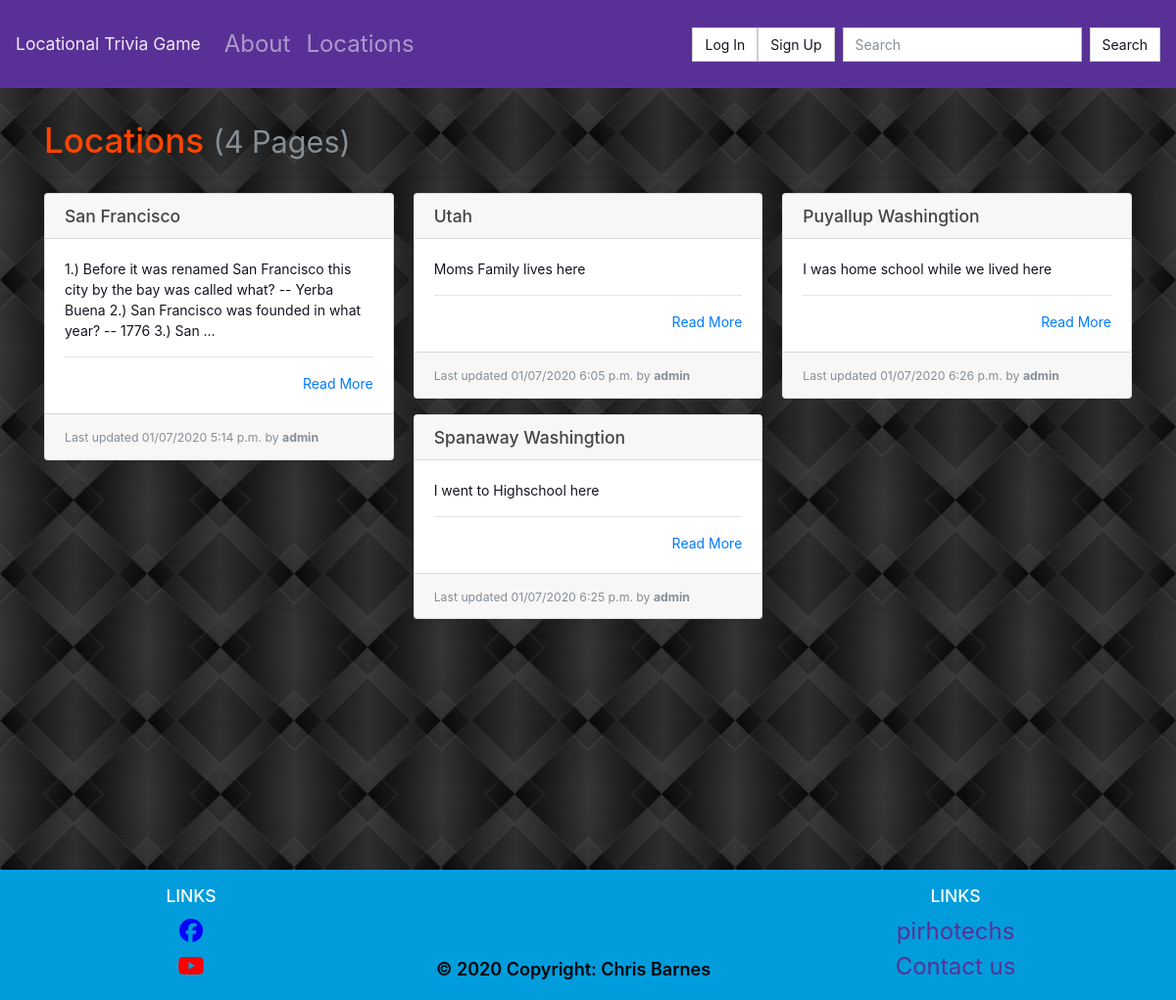
Page /locations/ on the committed database.
### locations/models.py (models this page shows, shortened)
class Page(models.Model):
    objects = models.Manager()
    slug = models.CharField(max_length=settings.PAGE_TITLE_MAX_LENGTH, blank=True, editable=False, help_text="Unique URL path to access this page. Generated by the system.")
    created = models.DateTimeField(auto_now_add=True, help_text="The date and time this page was created. Automatically generated when the model saves.")
    modified = models.DateTimeField(auto_now=True, help_text="The date and time this page was updated. Automatically generated when the model updates.")
    title = models.CharField(max_length=settings.PAGE_TITLE_MAX_LENGTH, unique=True, default="Title of your page.")
    author = models.ForeignKey(User, on_delete=models.PROTECT, help_text="The user that posted this article.")
    content = models.TextField(default="Write the content of your page here.")

### locations/views.py (the view)
# urls.py: path('', PageListView.as_view(), name='list-page'),
class PageListView(ListView):
    template_name = 'locations/list.html'
    context_object_name = 'pages'
    def get_queryset(self):
        return Page.objects.all()

### locations/templates/locations/list.html
{% extends "base.html" %}
{% block content %}
  <h1>Locations {% if pages %}<small class="text-muted">({{ pages|length }} Page{{ pages|length|pluralize:"s" }})</small>{% endif %}</h1>
  <hr>
  {% if pages %}
    <div class="card-columns">
      {% for page in pages %}
        {% include "partials/card.html" %}
      {% endfor %}
    </div>
  {% else %}
    <div class="alert alert-primary" role="alert">No pages to display.</div>
  {% endif %}
{% endblock %}

### locations/templates/partials/card.html
<div class="card mb-3">
    <h5 class="card-header ">{{ page.title }}</h5>
    <div class="card-body border-dark">
    <p class="card-text text-dark">
        {{ page.content|truncatewords_html:30 }}
        <hr>
        <div class="text-right"><a href="{% url 'details-page' page.slug %}" title="Read More">Read More</a></div>
    </div>
    <div class="card-footer">
    <small class="text-muted">Last updated {{ page.modified|date:"SHORT_DATETIME_FORMAT" }} by <b>{{ page.author.username }}</b></small>
    </div>
</div>

### static/style.css (style rules this page uses)
body { background: lightgrey url("images/background.jpg") center; }
h1 { color: orangered; }
h2, h3, h4, p { color: white; }
.card a, .card a:hover { color: #007bff }

### rows in the picture
Page: title "San Francisco", content "1.) Before it was renamed San Francisco this city by the bay was called what? -- Yerba Buena 2.) San Francisco was founded in what year? -- 1776 3.) San …", modified "01/07/2020 5:14 p.m.", author.username "admin"
Page: title "Utah", content "Moms Family lives here", modified "01/07/2020 6:05 p.m.", author.username "admin"
Page: title "Spanaway Washingtion", content "I went to Highschool here", modified "01/07/2020 6:25 p.m.", author.username "admin"
Page: title "Puyallup Washingtion", content "I was home school while we lived here", modified "01/07/2020 6:26 p.m.", author.username "admin"

### other values in the picture
{{ pages|length }} "4"
